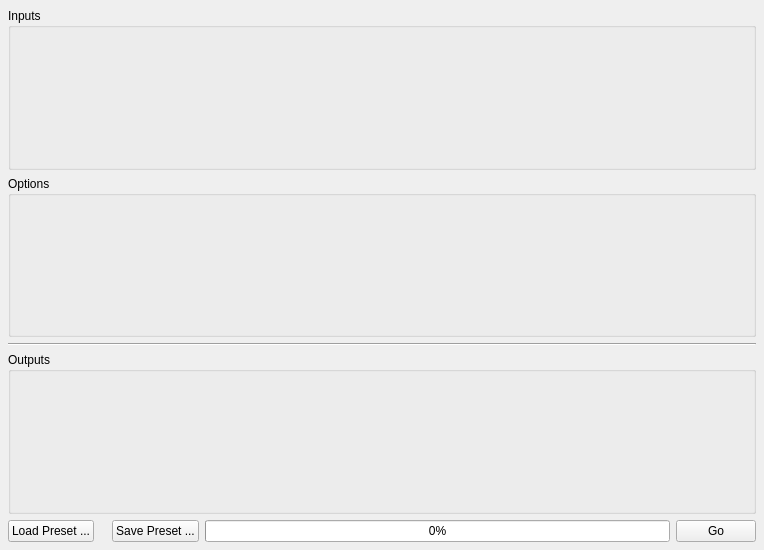
<?xml version="1.0" encoding="UTF-8"?>
<ui version="4.0">
 <class>Extrapolation2Dto3DWidget</class>
 <widget class="QWidget" name="Extrapolation2Dto3DWidget">
  <property name="geometry">
   <rect>
    <x>0</x>
    <y>0</y>
    <width>764</width>
    <height>550</height>
   </rect>
  </property>
  <property name="windowTitle">
   <string>Form</string>
  </property>
  <layout class="QVBoxLayout" name="verticalLayout">
   <property name="margin">
    <number>8</number>
   </property>
   <item>
    <widget class="QGroupBox" name="groupBox_2">
     <property name="title">
      <string>Inputs</string>
     </property>
     <layout class="QVBoxLayout" name="verticalLayout_6">
      <property name="spacing">
       <number>6</number>
      </property>
      <property name="leftMargin">
       <number>4</number>
      </property>
      <property name="topMargin">
       <number>6</number>
      </property>
      <property name="rightMargin">
       <number>4</number>
      </property>
      <property name="bottomMargin">
       <number>4</number>
      </property>
     </layout>
    </widget>
   </item>
   <item>
    <widget class="QGroupBox" name="groupBox_3">
     <property name="title">
      <string>Options</string>
     </property>
    </widget>
   </item>
   <item>
    <widget class="Line" name="line_7">
     <property name="orientation">
      <enum>Qt::Horizontal</enum>
     </property>
    </widget>
   </item>
   <item>
    <widget class="QGroupBox" name="groupBox">
     <property name="title">
      <string>Outputs</string>
     </property>
     <layout class="QVBoxLayout" name="verticalLayout_2">
      <property name="spacing">
       <number>6</number>
      </property>
      <property name="leftMargin">
       <number>4</number>
      </property>
      <property name="topMargin">
       <number>6</number>
      </property>
      <property name="rightMargin">
       <number>4</number>
      </property>
      <property name="bottomMargin">
       <number>4</number>
      </property>
     </layout>
    </widget>
   </item>
   <item>
    <layout class="QHBoxLayout" name="BIG_LAYOUT">
     <item>
      <widget class="QPushButton" name="m_LoadSettingsBtn">
       <property name="text">
        <string>Load Preset ...</string>
       </property>
      </widget>
     </item>
     <item>
      <spacer name="horizontalSpacer_19">
       <property name="orientation">
        <enum>Qt::Horizontal</enum>
       </property>
       <property name="sizeType">
        <enum>QSizePolicy::Fixed</enum>
       </property>
       <property name="sizeHint" stdset="0">
        <size>
         <width>12</width>
         <height>20</height>
        </size>
       </property>
      </spacer>
     </item>
     <item>
      <widget class="QPushButton" name="m_SaveSettingsBtn">
       <property name="text">
        <string>Save Preset ...</string>
       </property>
      </widget>
     </item>
     <item>
      <widget class="QProgressBar" name="m_progressBar">
       <property name="value">
        <number>0</number>
       </property>
      </widget>
     </item>
     <item>
      <widget class="QPushButton" name="m_GoBtn">
       <property name="text">
        <string>Go</string>
       </property>
      </widget>
     </item>
    </layout>
   </item>
  </layout>
 </widget>
 <resources>
  <include location="../../../Resources/icons/images/Icons.qrc"/>
 </resources>
 <connections/>
</ui>
